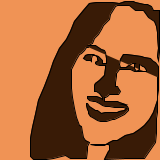
Frame 1 (no input)
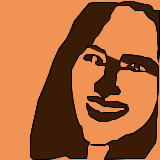
Frame 2 (the mouse pressed at the canvas centre, redrawn once)

The Processing sketch that drew these frames (run headless with seeded random() and noise(); the mouse was pressed at the canvas centre and the sketch redrawn once):

// Processing sketch: processing_43031
// ── processing_43031.pde


void setup() {
  size(160, 160);
  noLoop();
  smooth();
  
 background (240, 147 ,85);
 fill (57,27,6);
 
}

void draw() {
perfil();  // perfil normal
save("tuperfil.jpg"); 

}



void perfil(){
beginShape();



vertex(157,77);
vertex(157,80);
vertex(157,87);
vertex(157,91);
vertex(157,96);
vertex(157,100);
vertex(155,106);
vertex(153,112);
vertex(149,119);
vertex(144,125);
vertex(139,129);
vertex(133,133);
vertex(125,135);
vertex(117,140);
vertex(113,140);
vertex(109,142);
vertex(104,145);
vertex(95,145);
vertex(90,144);
vertex(96,144);
vertex(101,144);
vertex(108,144);
vertex(109,145);
vertex(109,146);
vertex(109,150);
vertex(108,151);
vertex(104,159);
vertex(125,158);
vertex(136,158);
vertex(141,158);
vertex(144,158);
vertex(144,158);
vertex(144,158);
vertex(144,158);
vertex(155,142);
vertex(156,133);
vertex(156,128);
vertex(156,118);
vertex(157,112);
vertex(157,107);
vertex(157,96);
vertex(158,90);
vertex(158,82);
vertex(158,77);
vertex(158,73);
vertex(158,66);
vertex(155,62);
vertex(153,61);
vertex(150,58);
vertex(144,57);
vertex(141,56);
vertex(134,55);
vertex(126,54);
vertex(123,54);
vertex(120,59);
vertex(119,64);
vertex(120,67);
vertex(123,67);
vertex(126,67);
vertex(127,66);
vertex(132,63);
vertex(135,63);
vertex(134,64);
vertex(134,68);
vertex(136,71);
vertex(138,70);
vertex(139,69);
vertex(139,67);
vertex(139,64);
vertex(139,64);
vertex(141,65);
vertex(142,66);
vertex(143,66);
vertex(145,68);
vertex(146,70);
vertex(146,71);
vertex(142,71);
vertex(139,71);
vertex(134,71);
vertex(130,69);
vertex(128,69);
vertex(126,69);
vertex(124,69);
vertex(119,69);
vertex(116,73);
vertex(116,76);
vertex(115,82);
vertex(115,84);
vertex(115,86);
vertex(117,86);
vertex(118,88);
vertex(120,91);
vertex(118,94);
vertex(115,94);
vertex(112,94);
vertex(109,94);
vertex(108,95);
vertex(107,96);
vertex(105,97);
vertex(104,97);
vertex(104,97);
vertex(104,101);
vertex(108,101);
vertex(110,101);
vertex(113,101);
vertex(117,101);
vertex(119,102);
vertex(122,103);
vertex(125,104);
vertex(122,104);
vertex(126,105);
vertex(127,106);
vertex(128,108);
vertex(128,110);
vertex(124,114);
vertex(120,116);
vertex(114,119);
vertex(112,119);
vertex(106,121);
vertex(100,121);
vertex(97,120);
vertex(92,117);
vertex(90,116);
vertex(88,113);
vertex(88,111);
vertex(87,109);
vertex(86,105);
vertex(86,103);
vertex(87,103);
vertex(89,106);
vertex(92,108);
vertex(95,110);
vertex(97,110);
vertex(101,113);
vertex(105,112);
vertex(108,112);
vertex(113,112);
vertex(117,112);
vertex(119,111);
vertex(124,110);
vertex(126,108);
vertex(123,107);
vertex(118,107);
vertex(114,107);
vertex(109,106);
vertex(105,106);
vertex(102,105);
vertex(99,103);
vertex(95,101);
vertex(93,101);
vertex(89,100);
vertex(87,98);
vertex(87,96);
vertex(90,96);
vertex(92,96);
vertex(96,96);
vertex(99,97);
vertex(101,98);
vertex(102,99);
vertex(102,97);
vertex(99,93);
vertex(96,91);
vertex(94,91);
vertex(94,87);
vertex(94,85);
vertex(95,83);
vertex(99,80);
vertex(102,77);
vertex(104,75);
vertex(105,68);
vertex(105,65);
vertex(102,65);
vertex(99,65);
vertex(96,64);
vertex(95,63);
vertex(95,62);
vertex(98,60);
vertex(97,59);
vertex(97,57);
vertex(95,55);
vertex(93,55);
vertex(92,55);
vertex(91,58);
vertex(91,60);
vertex(91,61);
vertex(90,60);
vertex(86,60);
vertex(83,58);
vertex(84,57);
vertex(85,55);
vertex(88,54);
vertex(90,54);
vertex(93,54);
vertex(95,55);
vertex(98,56);
vertex(102,60);
vertex(102,63);
vertex(104,63);
vertex(106,63);
vertex(106,58);
vertex(105,52);
vertex(104,50);
vertex(101,49);
vertex(95,45);
vertex(88,45);
vertex(92,43);
vertex(94,38);
vertex(98,34);
vertex(101,29);
vertex(103,25);
vertex(109,19);
vertex(110,14);
vertex(115,6);
vertex(117,5);
vertex(124,5);
vertex(129,5);
vertex(135,10);
vertex(139,10);
vertex(143,10);
vertex(148,17);
vertex(154,21);
vertex(156,26);
vertex(157,32);
vertex(157,36);
vertex(158,48);
vertex(157,56);
vertex(158,60);
vertex(159,52);
vertex(159,46);
vertex(159,36);
vertex(159,31);
vertex(159,25);
vertex(159,21);
vertex(159,18);
vertex(159,10);
vertex(153,10);
vertex(151,6);
vertex(147,4);
vertex(144,4);
vertex(135,2);
vertex(133,1);
vertex(125,1);
vertex(119,3);
vertex(112,2);
vertex(106,2);
vertex(96,2);
vertex(89,3);
vertex(83,10);
vertex(74,21);
vertex(70,31);
vertex(66,39);
vertex(59,48);
vertex(53,61);
vertex(49,73);
vertex(44,86);
vertex(38,100);
vertex(35,114);
vertex(32,127);
vertex(30,138);
vertex(30,146);
vertex(30,156);
vertex(33,159);
vertex(41,159);
vertex(46,159);
vertex(53,158);
vertex(65,155);
vertex(70,158);
vertex(81,158);
vertex(86,158);
vertex(87,150);
vertex(87,146);
vertex(88,144);
vertex(89,142);
vertex(85,140);
vertex(83,137);
vertex(82,132);
vertex(81,126);
vertex(79,125);
vertex(76,117);
vertex(74,108);
vertex(72,97);
vertex(71,88);
vertex(71,80);
vertex(71,72);
vertex(71,69);
vertex(73,65);
vertex(74,63);
vertex(76,59);
vertex(79,54);
vertex(81,53);
vertex(84,50);
vertex(86,47);
vertex(88,47);


// acá copiamos la información que se cargó en la consola cuando calcamos la imagen de perfil.
endShape();
}
